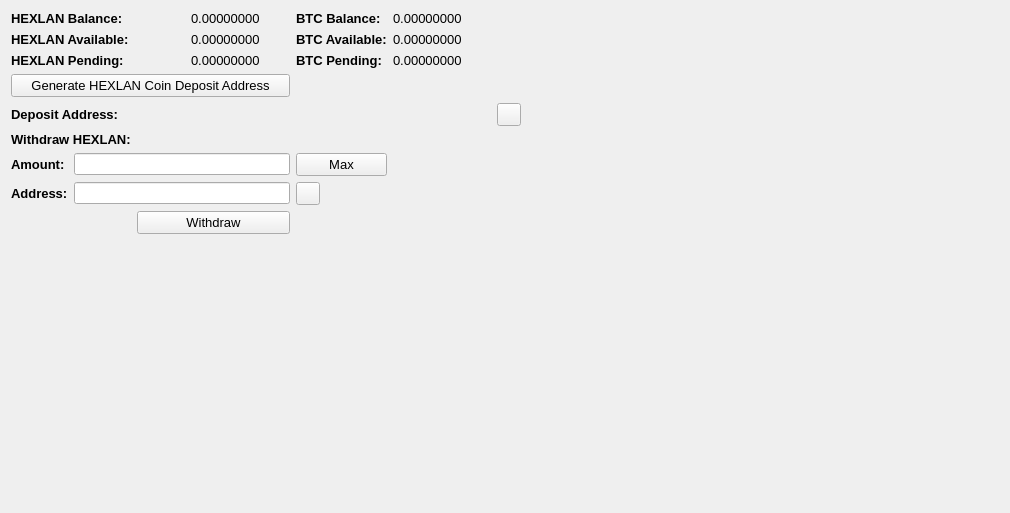
     <widget class="QWidget" name="BalanceTab">
      <attribute name="title">
       <string>Balance</string>
      </attribute>
      <layout class="QGridLayout" name="gridLayout_2">
       <item row="0" column="0" colspan="2">
        <widget class="QLabel" name="label_11">
         <property name="font">
          <font>
           <pointsize>10</pointsize>
           <weight>75</weight>
           <bold>true</bold>
          </font>
         </property>
         <property name="text">
          <string>HEXLAN Balance:</string>
         </property>
        </widget>
       </item>
       <item row="0" column="3">
        <widget class="QLabel" name="HMBalanceLabel">
         <property name="font">
          <font>
           <pointsize>10</pointsize>
          </font>
         </property>
         <property name="text">
          <string>0.00000000</string>
         </property>
         <property name="textInteractionFlags">
          <set>Qt::LinksAccessibleByMouse|Qt::TextSelectableByMouse</set>
         </property>
        </widget>
       </item>
       <item row="0" column="4">
        <widget class="QLabel" name="label_12">
         <property name="font">
          <font>
           <pointsize>10</pointsize>
           <weight>75</weight>
           <bold>true</bold>
          </font>
         </property>
         <property name="text">
          <string>BTC Balance:</string>
         </property>
        </widget>
       </item>
       <item row="0" column="5">
        <widget class="QLabel" name="BitcoinBalanceLabel">
         <property name="font">
          <font>
           <pointsize>10</pointsize>
          </font>
         </property>
         <property name="text">
          <string>0.00000000</string>
         </property>
         <property name="textInteractionFlags">
          <set>Qt::LinksAccessibleByMouse|Qt::TextSelectableByMouse</set>
         </property>
        </widget>
       </item>
       <item row="0" column="7" rowspan="10">
        <spacer name="horizontalSpacer_4">
         <property name="orientation">
          <enum>Qt::Horizontal</enum>
         </property>
         <property name="sizeHint" stdset="0">
          <size>
           <width>478</width>
           <height>488</height>
          </size>
         </property>
        </spacer>
       </item>
       <item row="1" column="0" colspan="2">
        <widget class="QLabel" name="label_13">
         <property name="font">
          <font>
           <pointsize>10</pointsize>
           <weight>75</weight>
           <bold>true</bold>
          </font>
         </property>
         <property name="text">
          <string>HEXLAN Available:</string>
         </property>
        </widget>
       </item>
       <item row="1" column="3">
        <widget class="QLabel" name="HMAvailableLabel_2">
         <property name="font">
          <font>
           <pointsize>10</pointsize>
          </font>
         </property>
         <property name="text">
          <string>0.00000000</string>
         </property>
         <property name="textInteractionFlags">
          <set>Qt::LinksAccessibleByMouse|Qt::TextSelectableByMouse</set>
         </property>
        </widget>
       </item>
       <item row="1" column="4">
        <widget class="QLabel" name="label_15">
         <property name="font">
          <font>
           <pointsize>10</pointsize>
           <weight>75</weight>
           <bold>true</bold>
          </font>
         </property>
         <property name="text">
          <string>BTC Available:</string>
         </property>
        </widget>
       </item>
       <item row="1" column="5">
        <widget class="QLabel" name="BitcoinAvailableLabel">
         <property name="font">
          <font>
           <pointsize>10</pointsize>
          </font>
         </property>
         <property name="text">
          <string>0.00000000</string>
         </property>
         <property name="textInteractionFlags">
          <set>Qt::LinksAccessibleByMouse|Qt::TextSelectableByMouse</set>
         </property>
        </widget>
       </item>
       <item row="2" column="0" colspan="2">
        <widget class="QLabel" name="label_14">
         <property name="font">
          <font>
           <pointsize>10</pointsize>
           <weight>75</weight>
           <bold>true</bold>
          </font>
         </property>
         <property name="text">
          <string>HEXLAN Pending:</string>
         </property>
        </widget>
       </item>
       <item row="2" column="3">
        <widget class="QLabel" name="HMPendingLabel">
         <property name="font">
          <font>
           <pointsize>10</pointsize>
          </font>
         </property>
         <property name="text">
          <string>0.00000000</string>
         </property>
         <property name="textInteractionFlags">
          <set>Qt::LinksAccessibleByMouse|Qt::TextSelectableByMouse</set>
         </property>
        </widget>
       </item>
       <item row="2" column="4">
        <widget class="QLabel" name="label_31">
         <property name="font">
          <font>
           <pointsize>10</pointsize>
           <weight>75</weight>
           <bold>true</bold>
          </font>
         </property>
         <property name="text">
          <string>BTC Pending:</string>
         </property>
        </widget>
       </item>
       <item row="2" column="5">
        <widget class="QLabel" name="BitcoinPendingLabel">
         <property name="font">
          <font>
           <pointsize>10</pointsize>
          </font>
         </property>
         <property name="text">
          <string>0.00000000</string>
         </property>
         <property name="textInteractionFlags">
          <set>Qt::LinksAccessibleByMouse|Qt::TextSelectableByMouse</set>
         </property>
        </widget>
       </item>
       <item row="3" column="0" colspan="4">
        <widget class="QPushButton" name="GenDepositBTN">
         <property name="font">
          <font>
           <pointsize>10</pointsize>
          </font>
         </property>
         <property name="text">
          <string>Generate HEXLAN Coin Deposit Address</string>
         </property>
        </widget>
       </item>
       <item row="4" column="0" colspan="3">
        <widget class="QLabel" name="label_33">
         <property name="font">
          <font>
           <pointsize>10</pointsize>
           <weight>75</weight>
           <bold>true</bold>
          </font>
         </property>
         <property name="text">
          <string>Deposit Address:</string>
         </property>
        </widget>
       </item>
       <item row="4" column="3" colspan="3">
        <widget class="QLabel" name="DepositAddressLabel">
         <property name="minimumSize">
          <size>
           <width>300</width>
           <height>0</height>
          </size>
         </property>
         <property name="palette">
          <palette>
           <active>
            <colorrole role="WindowText">
             <brush brushstyle="SolidPattern">
              <color alpha="255">
               <red>0</red>
               <green>0</green>
               <blue>0</blue>
              </color>
             </brush>
            </colorrole>
            <colorrole role="Text">
             <brush brushstyle="SolidPattern">
              <color alpha="255">
               <red>0</red>
               <green>0</green>
               <blue>255</blue>
              </color>
             </brush>
            </colorrole>
           </active>
           <inactive>
            <colorrole role="WindowText">
             <brush brushstyle="SolidPattern">
              <color alpha="255">
               <red>0</red>
               <green>0</green>
               <blue>0</blue>
              </color>
             </brush>
            </colorrole>
            <colorrole role="Text">
             <brush brushstyle="SolidPattern">
              <color alpha="255">
               <red>0</red>
               <green>0</green>
               <blue>255</blue>
              </color>
             </brush>
            </colorrole>
           </inactive>
           <disabled>
            <colorrole role="WindowText">
             <brush brushstyle="SolidPattern">
              <color alpha="255">
               <red>120</red>
               <green>120</green>
               <blue>120</blue>
              </color>
             </brush>
            </colorrole>
            <colorrole role="Text">
             <brush brushstyle="SolidPattern">
              <color alpha="255">
               <red>120</red>
               <green>120</green>
               <blue>120</blue>
              </color>
             </brush>
            </colorrole>
           </disabled>
          </palette>
         </property>
         <property name="font">
          <font>
           <pointsize>10</pointsize>
           <weight>75</weight>
           <bold>true</bold>
          </font>
         </property>
         <property name="text">
          <string/>
         </property>
         <property name="alignment">
          <set>Qt::AlignRight|Qt::AlignTrailing|Qt::AlignVCenter</set>
         </property>
         <property name="textInteractionFlags">
          <set>Qt::LinksAccessibleByMouse|Qt::TextSelectableByKeyboard|Qt::TextSelectableByMouse</set>
         </property>
        </widget>
       </item>
       <item row="4" column="6">
        <widget class="QToolButton" name="DepositCopyButton">
         <property name="toolTip">
          <string>Copy to clipboard</string>
         </property>
         <property name="text">
          <string/>
         </property>
         <property name="icon">
          <iconset resource="../bitcoin.qrc">
           <normaloff>:/icons/editcopy</normaloff>:/icons/editcopy</iconset>
         </property>
         <property name="shortcut">
          <string>Alt+P</string>
         </property>
        </widget>
       </item>
       <item row="5" column="0" colspan="2">
        <widget class="QLabel" name="label_34">
         <property name="font">
          <font>
           <pointsize>10</pointsize>
           <weight>75</weight>
           <bold>true</bold>
          </font>
         </property>
         <property name="text">
          <string>Withdraw HEXLAN:</string>
         </property>
        </widget>
       </item>
       <item row="6" column="0">
        <widget class="QLabel" name="label_26">
         <property name="font">
          <font>
           <pointsize>10</pointsize>
           <weight>75</weight>
           <bold>true</bold>
          </font>
         </property>
         <property name="text">
          <string>Amount:</string>
         </property>
        </widget>
       </item>
       <item row="6" column="1" colspan="3">
        <widget class="QLineEdit" name="WithdrawUnitsInput">
         <property name="font">
          <font>
           <pointsize>9</pointsize>
           <weight>75</weight>
           <bold>true</bold>
          </font>
         </property>
         <property name="text">
          <string/>
         </property>
        </widget>
       </item>
       <item row="6" column="4">
        <widget class="QPushButton" name="Withdraw_Max_Amount">
         <property name="font">
          <font>
           <pointsize>10</pointsize>
          </font>
         </property>
         <property name="text">
          <string>Max</string>
         </property>
        </widget>
       </item>
       <item row="7" column="0">
        <widget class="QLabel" name="label_10">
         <property name="font">
          <font>
           <pointsize>10</pointsize>
           <weight>75</weight>
           <bold>true</bold>
          </font>
         </property>
         <property name="text">
          <string>Address:</string>
         </property>
        </widget>
       </item>
       <item row="7" column="1" colspan="3">
        <widget class="QLineEdit" name="WithdrawAddress">
         <property name="font">
          <font>
           <pointsize>9</pointsize>
           <weight>75</weight>
           <bold>true</bold>
          </font>
         </property>
        </widget>
       </item>
       <item row="7" column="4">
        <widget class="QToolButton" name="WithdrawPasteButton">
         <property name="toolTip">
          <string>Paste from clipboard</string>
         </property>
         <property name="text">
          <string/>
         </property>
         <property name="icon">
          <iconset resource="../bitcoin.qrc">
           <normaloff>:/icons/editpaste</normaloff>:/icons/editpaste</iconset>
         </property>
         <property name="shortcut">
          <string>Alt+P</string>
         </property>
        </widget>
       </item>
       <item row="8" column="2" colspan="2">
        <widget class="QPushButton" name="WithdrawUnitsBtn">
         <property name="font">
          <font>
           <pointsize>10</pointsize>
          </font>
         </property>
         <property name="text">
          <string>Withdraw</string>
         </property>
        </widget>
       </item>
       <item row="9" column="0" colspan="6">
        <spacer name="verticalSpacer">
         <property name="orientation">
          <enum>Qt::Vertical</enum>
         </property>
         <property name="sizeHint" stdset="0">
          <size>
           <width>428</width>
           <height>262</height>
          </size>
         </property>
        </spacer>
       </item>
      </layout>
      <zorder>label_31</zorder>
      <zorder>label_15</zorder>
      <zorder>label_12</zorder>
      <zorder>label_14</zorder>
      <zorder>label_13</zorder>
      <zorder>label_11</zorder>
      <zorder>BitcoinBalanceLabel</zorder>
      <zorder>HMBalanceLabel</zorder>
      <zorder>HMAvailableLabel_2</zorder>
      <zorder>HMPendingLabel</zorder>
      <zorder>BitcoinAvailableLabel</zorder>
      <zorder>BitcoinPendingLabel</zorder>
      <zorder>label_33</zorder>
      <zorder>GenDepositBTN</zorder>
      <zorder>DepositAddressLabel</zorder>
      <zorder>Withdraw_Max_Amount</zorder>
      <zorder>label_34</zorder>
      <zorder>WithdrawUnitsInput</zorder>
      <zorder>label_10</zorder>
      <zorder>label_26</zorder>
      <zorder>WithdrawAddress</zorder>
      <zorder>WithdrawUnitsBtn</zorder>
      <zorder>horizontalSpacer_4</zorder>
      <zorder>verticalSpacer</zorder>
      <zorder>WithdrawPasteButton</zorder>
      <zorder>DepositCopyButton</zorder>
     </widget>
